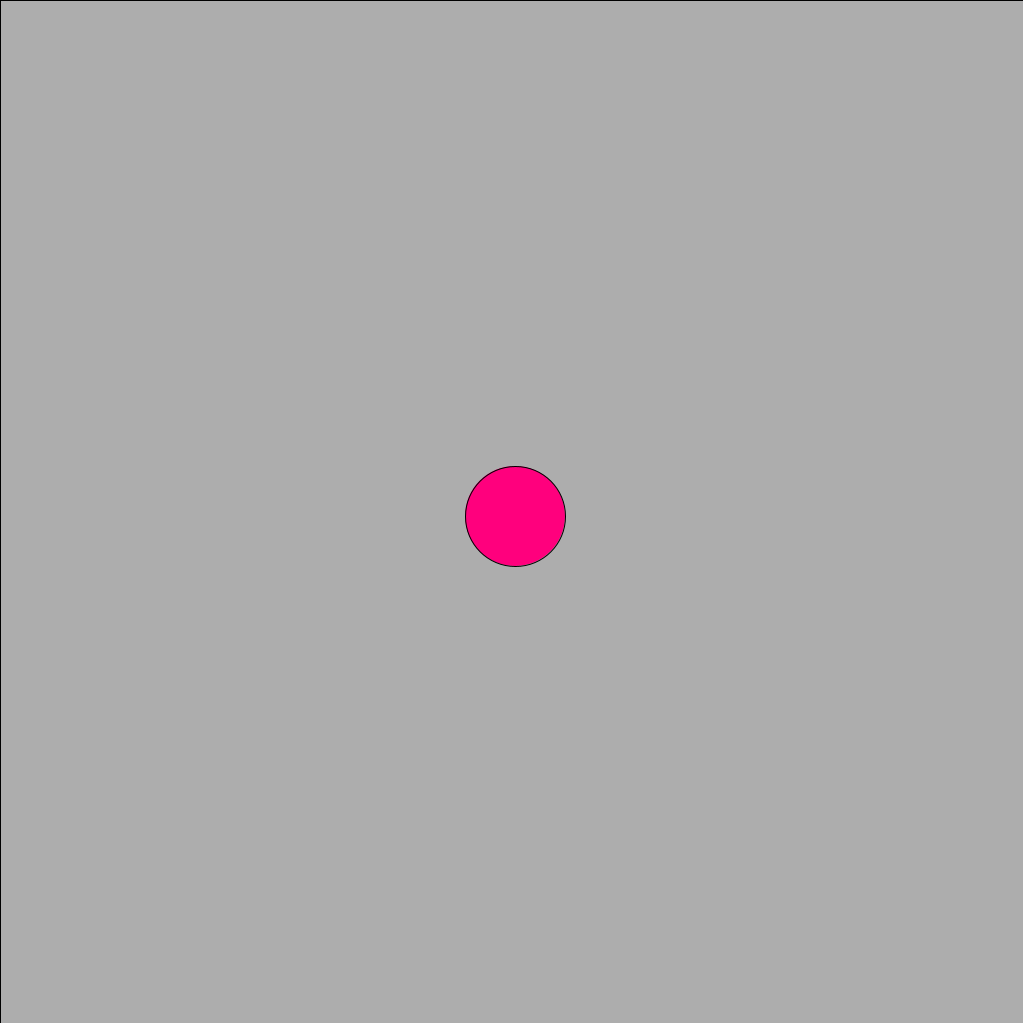
Frame 1 (no input)
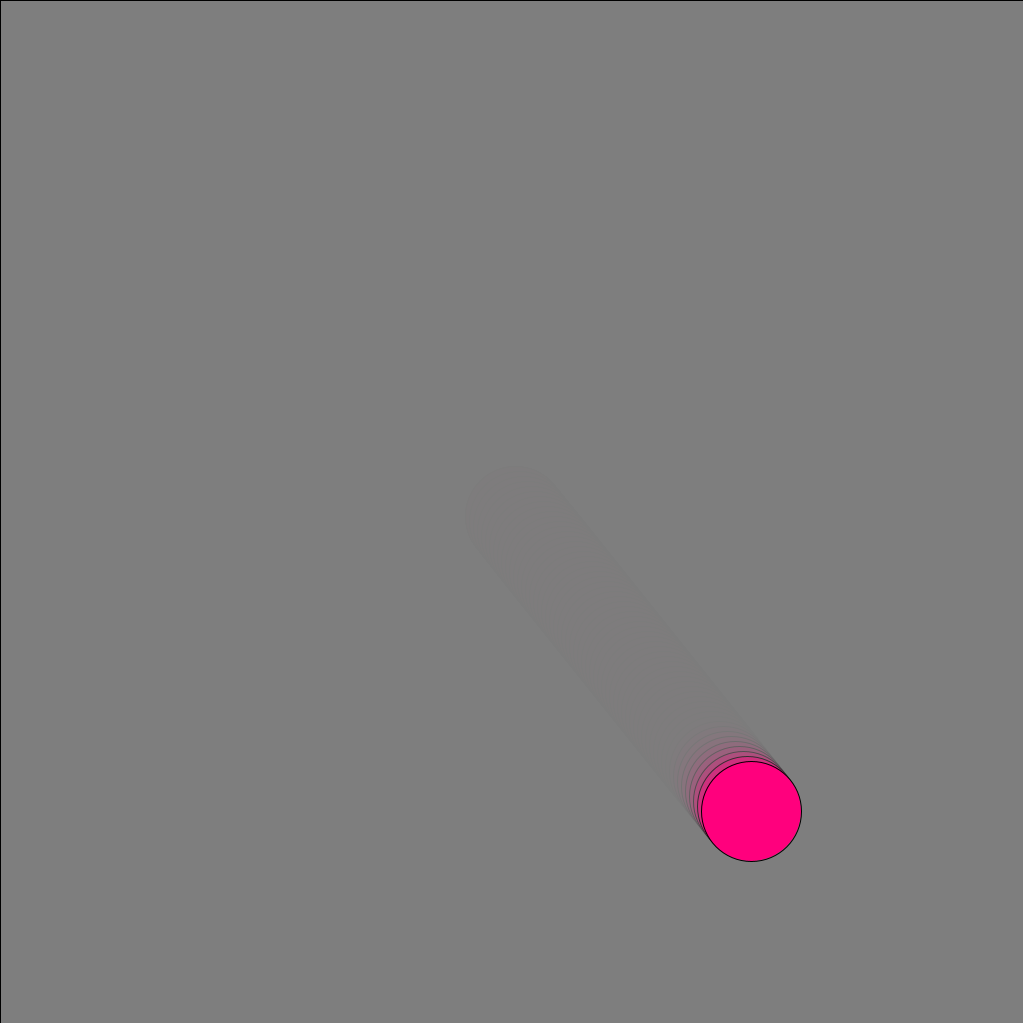
Frame 60 (the mouse pressed at the canvas centre just before this capture)
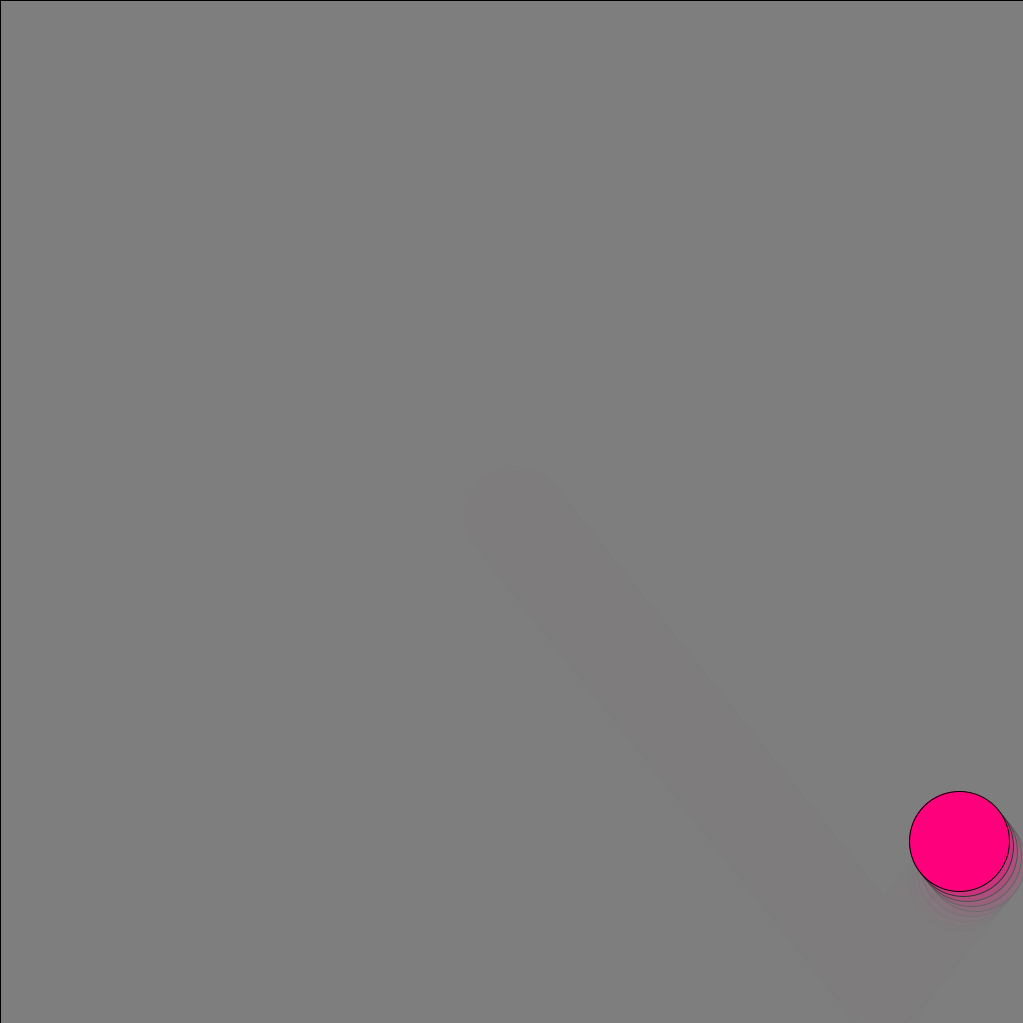
Frame 120 (the mouse held since frame 60 and released just before this capture)

The Processing sketch that drew these frames (run headless with seeded random() and noise(); from frame 60 on, the mouse is pressed at the canvas centre):

// Processing sketch: vectorsForSimpleMotion
// ── vectorsForSimpleMotion.pde
//int velocityX, velocityY;
//int posX, posY;

// instead of declaring separate values for x and y position and x and y velocity
// we can create vectors that will track both x and y at once

PVector position, velocity;
int ballSize = 100;

void setup(){
  size(1023, 1023);
  
  //posX = height/2;
  //posY = width/2;
  //velocityX = 4;
  //velocityY = 5;
  
  // setting up the values will only take 2 lines
  // see https://processing.org/reference/PVector.html for details
  position = new PVector(width/2, height/2);
  velocity = new PVector(4, 5);
}

void draw(){
  fill(125, 100);
  rectMode(CORNER);
  rect(0, 0, width, height);
  
  // this detects a collision or overlap of the ball and the left and the right edges of the screen
  //if(posX - 50 <= 0 || posX + 50 >= width) {
  //  reverse the direction of the horizontal movement
  //  velocityX = -velocityX;
  //}
  
  // you can access x and y values through dot notation: PVector.x and PVector.y
  
  if(position.x - ballSize/2 <= 0 || position.x + ballSize/2 >= width){
    // this is just another way to flip the number from positive to nevative and vice verca
    // thus changing the direction of movement
    velocity.x *= -1;
  }
  
  // this detects a collision or overlap of the ball and the top and the bottom edges of the screen
  //if(posY - 50 <= 0 || posY + 50 >= height) {
  //  reverse the direction of the vertical movement
  //  velocityY = -velocityY;
  //}
  
  if(position.y - ballSize/2 <= 0 || position.y + ballSize/2 >= height){
    velocity.y *= -1;
  }
  
  //posX = posX + velocityX;
  //posY = posY + velocityY;
  
  // adding two vectors is possible with a simple function
  // see https://processing.org/reference/PVector_add_.html for details
  position.add(velocity);
  
  fill(255, 0, 125);
  ellipseMode(CENTER);
  //ellipse(posX, posY, ballSize, ballSize);
  ellipse(position.x, position.y, ballSize, ballSize);
}
